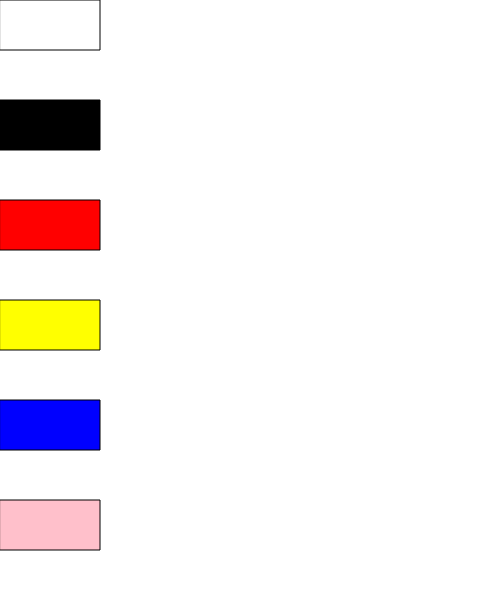
Frame 1 (no input)
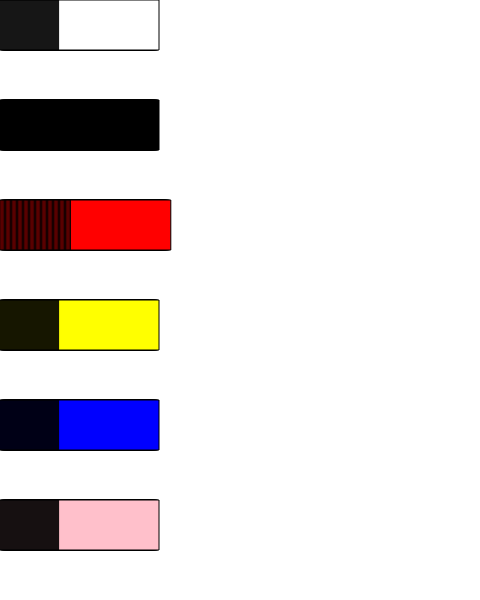
Frame 60 (no input)
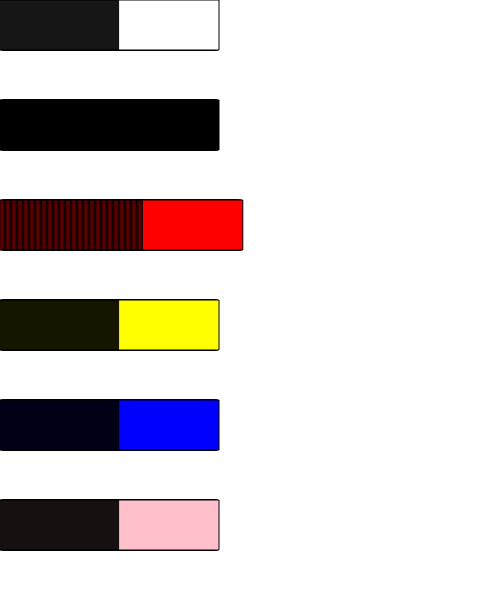
Frame 120 (the mouse pressed at the canvas centre since frame 60)

The p5.js sketch that drew these frames (run headless with seeded random() and noise() and a simulated clock; from frame 60 on, the mouse is pressed at the canvas centre):

// p5.js sketch
// ── sketch.js
var tommy = {name: 'Tommy', color: "white", x: 0, speed: 1, zord: "Tigerzord"}
var zach = {name: 'Zach', color: "black", x: 0, speed: 1, zord: "Mastadon"}
var jason = {name: 'Jason', color: "red", x: 0, speed: 1.2, zord: "Dinozord"}
var trini = {name: 'Trini', color: "yellow", x: 0, speed: 1, zord: "Saberzord"}
var billy = {name: 'Billy', color: "blue", x: 0, speed: 1, zord: "Triceratop"}
var kim = {name: 'kim', color: "pink", x: 0, speed: 1, zord: "Crainezord"}



function setup() {
    createCanvas(480, 600);  // width and height
 
}

function draw() {
  
  // White Ranger
  fill(tommy.color);
  rect(tommy.x,0,100,50);
  tommy.x = tommy.x + tommy.speed;
  text(tommy.name, 0, 70);
  
  // Black Ranger
  fill(zach.color);
  rect(zach.x,100,100,50);
  zach.x = zach.x + zach.speed;
  
  //Red Ranger
  fill(jason.color);
  rect(jason.x,200,100,50);
  jason.x = jason.x + jason.speed;
  
  //Yellow Ranger
  fill(trini.color);
  rect(trini.x,300,100,50);
  trini.x = trini.x + trini.speed;
  
  //Blue Ranger
  fill(billy.color);
  rect(billy.x,400,100,50);
  billy.x = billy.x + billy.speed;
  
  //Pink Ranger
  fill(kim.color);
  rect(kim.x,500,100,50);
  kim.x = kim.x + kim.speed;
}
// ── robot.js
function robotMaker(){
  var robot = {name: 'nice', voltage: 220, country: 'Germany'};
  return robot;
}

function setup() {
  noCanvas()
  var robot1 = robotMaker()
  var robot2 = robotMaker()
  console.log(robot1)
  conosle.log(robot2)
}

function draw() {
  
}
